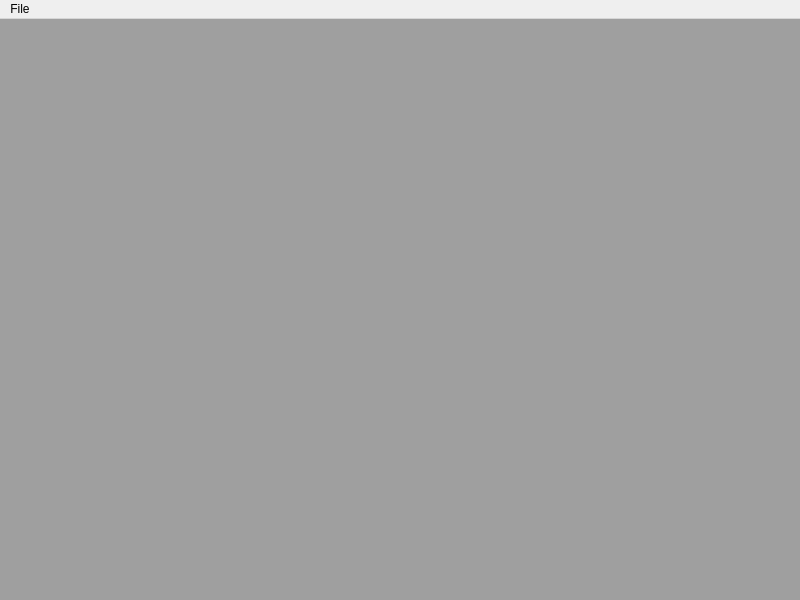
<?xml version="1.0" encoding="UTF-8"?>
<ui version="4.0">
 <class>MainWindow</class>
 <widget class="QMainWindow" name="MainWindow">
  <property name="geometry">
   <rect>
    <x>0</x>
    <y>0</y>
    <width>800</width>
    <height>600</height>
   </rect>
  </property>
  <property name="windowTitle">
   <string>ElfView</string>
  </property>
  <property name="windowIcon">
   <iconset resource="resources.qrc">
    <normaloff>:/assets/app_icon.png</normaloff>:/assets/app_icon.png</iconset>
  </property>
  <widget class="QWidget" name="centralwidget">
   <layout class="QGridLayout" name="gridLayout">
    <property name="sizeConstraint">
     <enum>QLayout::SetNoConstraint</enum>
    </property>
    <property name="leftMargin">
     <number>0</number>
    </property>
    <property name="topMargin">
     <number>0</number>
    </property>
    <property name="rightMargin">
     <number>0</number>
    </property>
    <property name="bottomMargin">
     <number>0</number>
    </property>
    <item row="0" column="0">
     <widget class="QMdiArea" name="mdiArea">
      <property name="sizePolicy">
       <sizepolicy hsizetype="Expanding" vsizetype="Expanding">
        <horstretch>0</horstretch>
        <verstretch>0</verstretch>
       </sizepolicy>
      </property>
     </widget>
    </item>
   </layout>
  </widget>
  <widget class="QMenuBar" name="menubar">
   <property name="geometry">
    <rect>
     <x>0</x>
     <y>0</y>
     <width>800</width>
     <height>21</height>
    </rect>
   </property>
   <widget class="QMenu" name="menuFile">
    <property name="title">
     <string>File</string>
    </property>
    <addaction name="actionOpen"/>
    <addaction name="actionExit"/>
   </widget>
   <addaction name="menuFile"/>
  </widget>
  <action name="actionOpen">
   <property name="text">
    <string>Open...</string>
   </property>
  </action>
  <action name="actionExit">
   <property name="text">
    <string>Exit</string>
   </property>
  </action>
 </widget>
 <resources/>
 <connections/>
</ui>
